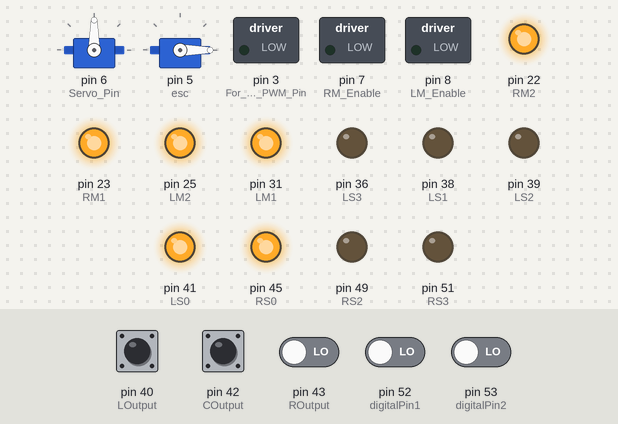
Bench run of a sketch on a simulated Arduino Mega 2560, built with avr-gcc and run on an emulated ATmega2560. On the bench: 2 × servo, switched loads named in the sketch (green lamp = pin HIGH), output pins drawn as LEDs (lit = HIGH). The inputs (shaded band) are chosen by the test bench; at power-on: pin 40 (LOutput), pin 42 (COutput), pin 43 (ROutput), pin 52 (digitalPin1), pin 53 (digitalPin2) LOW. Pins used as bus, display or sensor lines are not drawn; what the sketch prints to the serial monitor is not drawn.

Above: at 3.2 s.
3.3 s: pin 52 (digitalPin1) driven HIGH
At 6.1 s:
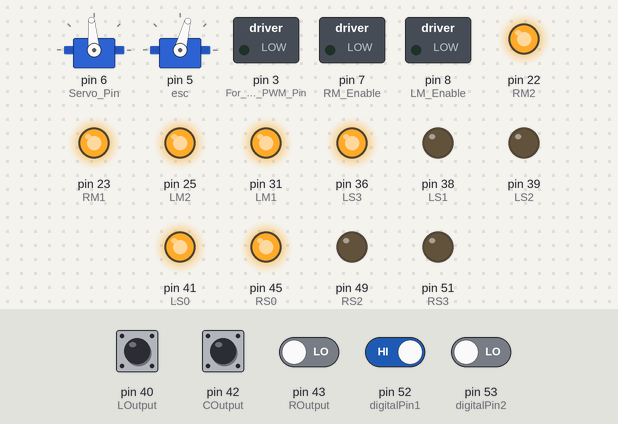
6.3 s: pin 42 (COutput) pulsed HIGH 5 times (0.12 s each, 0.3 s apart)
At 9.0 s:
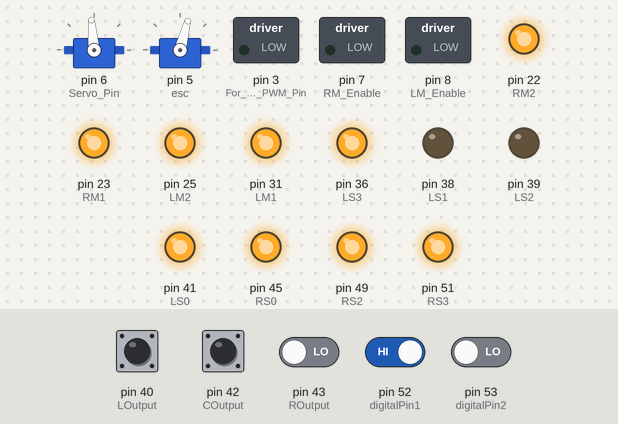
10.8 s: pin 40 (LOutput) pulsed HIGH 5 times (0.12 s each, 0.3 s apart)
At 15.1 s:
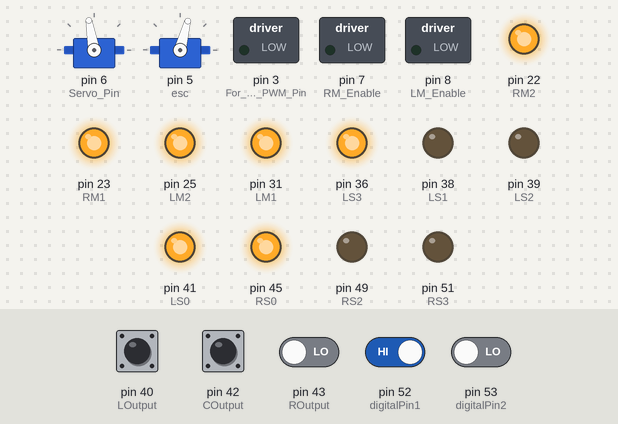
15.3 s: pin 52 (digitalPin1) driven LOW
At 20.0 s:
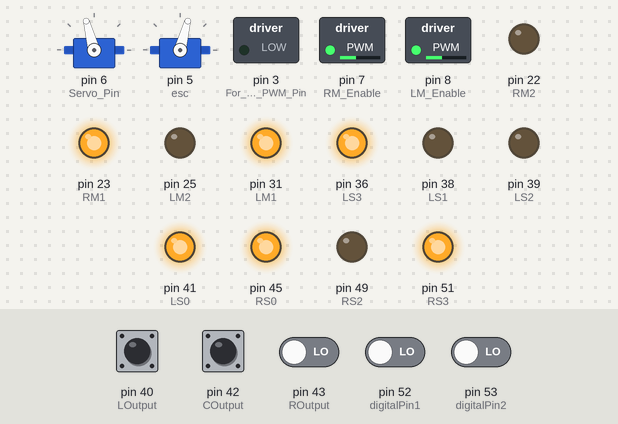
24.2 s: pin 53 (digitalPin2) driven HIGH
At 27.04 s:
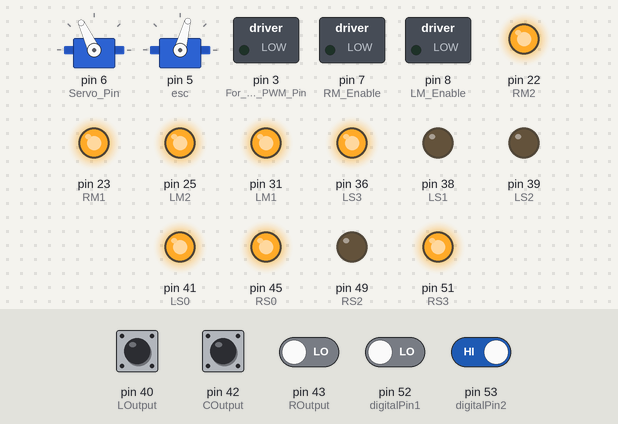
27.2 s: pin 53 (digitalPin2) driven LOW
At 29.41 s:
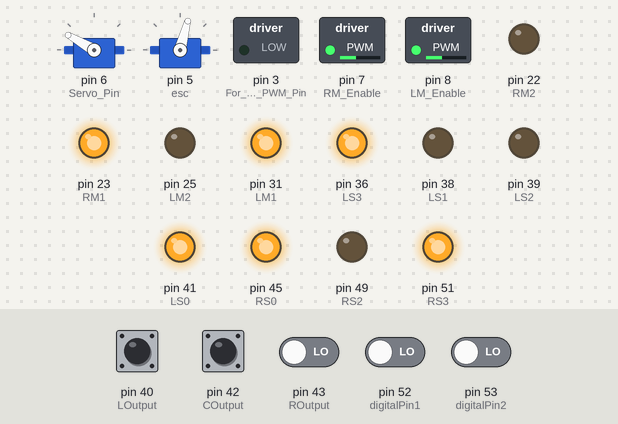
Timing chart, 0 to 32.9 s (numbered marks = the images above; inputs shaded):
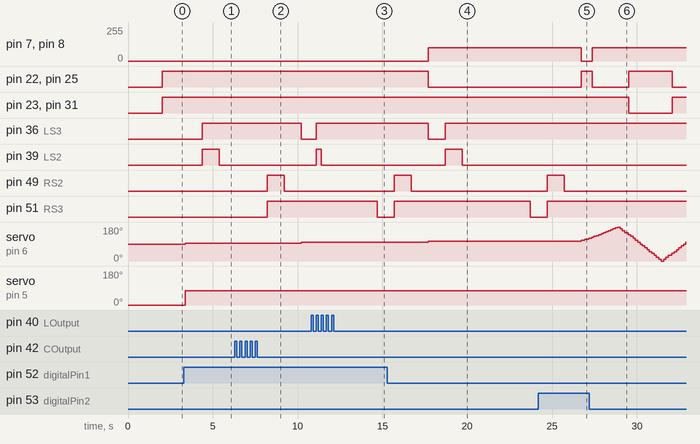

The sketch:

Small_Robot_Nano.ino
```cpp
uint8_t RM1 = 23;
uint8_t RM2 = 22;
uint8_t LM1 = 31;
uint8_t LM2 = 25;
uint8_t LM_Enable = 8;
uint8_t RM_Enable = 7;

uint8_t Servo_Pin = 6;

uint8_t digitalPin1 = 52;    // For LineFollower
uint8_t digitalPin2 = 53;   // For Cleaning Solar Panel

uint8_t MODE = 0;           // To decide the mode in which the robot operates

unsigned long previousMillis = 0;   // For timing purposes to clean the panel
long interval = 2000;         // Interval the robot to move forward and backward
unsigned long currentMillis;
int panelModeCount = 0;                  // For going changing the operation in the Panel Clean Mode
int countEndFlag = 0;                    // To determine whether the count cycle is over and needs to restart again or not.


// For line following mode
int lineFollowingMode = 0;
int threshold = 78;
uint8_t L_R = 0;
uint8_t L_G = 0;
uint8_t L_B = 0;
uint8_t C_R = 0;
uint8_t C_G = 0;
uint8_t C_B = 0;
uint8_t R_R = 0;
uint8_t R_G = 0;
uint8_t R_B = 0;
int frequency = 0;

// Sensor Pins
uint8_t CS0 = 44;   // For right sensor
uint8_t CS1 = 46;
uint8_t CS2 = 48;
uint8_t CS3 = 50;
uint8_t COutput = 42;

uint8_t RS0 = 45;   // For centre sensor
uint8_t RS1 = 47;
uint8_t RS2 = 49;
uint8_t RS3 = 51;
uint8_t ROutput = 43;

uint8_t LS0 = 41;   // For Left sensor
uint8_t LS1 = 38;
uint8_t LS2 = 39;
uint8_t LS3 = 36;
uint8_t LOutput = 40;


#include <Servo.h>
Servo myservo;
Servo esc;
int pos = 90;
int step_size = 5;

void setup() {
  // put your setup code here, to run once:
  pinMode(LM1, OUTPUT);
  pinMode(LM2, OUTPUT);
  pinMode(RM1, OUTPUT);
  pinMode(RM2, OUTPUT);
  pinMode(3, OUTPUT);     //For ESC PWM Pin
  pinMode(Servo_Pin, OUTPUT);
  pinMode(LM_Enable, OUTPUT);
  pinMode(RM_Enable, OUTPUT);
  pinMode(digitalPin1, INPUT);
  pinMode(digitalPin2, INPUT);
  MODE = 0;   // For STOP MODE

  // Setting up the pins for the sensor
  pinMode(RS0, OUTPUT);
  pinMode(RS1, OUTPUT);
  pinMode(RS2, OUTPUT);
  pinMode(RS3, OUTPUT);
  pinMode(ROutput, INPUT);

  pinMode(CS0, OUTPUT);
  pinMode(CS1, OUTPUT);
  pinMode(CS2, OUTPUT);
  pinMode(CS3, OUTPUT);
  pinMode(COutput, INPUT);

  pinMode(LS0, OUTPUT);
  pinMode(LS1, OUTPUT);
  pinMode(LS2, OUTPUT);
  pinMode(LS3, OUTPUT);
  pinMode(LOutput, INPUT);

  // Setting frequency-scaling to 20%
  digitalWrite(RS0,HIGH);
  digitalWrite(RS1,LOW);
  delay(10);
  digitalWrite(CS0,HIGH);
  digitalWrite(CS1,LOW);
  delay(10);
  digitalWrite(LS0, HIGH);
  digitalWrite(LS1, LOW);

  myservo.attach(Servo_Pin);
  myservo.write(pos);

  esc.attach(5);
  esc.writeMicroseconds(300);
  delay(2000);

  Serial.begin(9600);
}


// Main Loop Starts //
void loop() {
  if (digitalRead(digitalPin1) == 1) {
    stop_bot();
    MODE = 1; // Line following Mode
    Serial.println("MODE 1 Selected - Line Following Mode.........");
  }
  if (digitalRead(digitalPin2) == 1) {
    stop_bot();
    MODE = 2; // Panel cleaning Mode
    currentMillis = millis();
    previousMillis = 0;
    panelModeCount = 0;
    Serial.println("MODE 2 Selected - Panel Cleaning Mode.........");
  }
  decide_Mode();    // Operating the robot according to the MODE setup
}
// Main Loop Ends //


// Run ESC and Servo
void EscServo() {
  esc.writeMicroseconds(1320);
  if(pos == 0){
    step_size = 10;
  }
  else if(pos == 180){
    step_size = -10;
  }
  pos = pos + step_size;
  myservo.write(pos);
}


// Function that defines the operation of the robot according to the MODE
void decide_Mode() {
  if (MODE == 1) {
    EscServo();
    delay(15);
    lineFollowingMode = 0;
    line_follower();
    // Serial.println("Line Following Mode Running......");
  }
  else if (MODE == 2) {
    EscServo();
    delay(15);
    clean_panel();
    Serial.println("Panel Cleaning Mode Running......");
  }
  else if (MODE == 10) {
    esc.writeMicroseconds(0);
    adjust_bot();
    MODE = 0;
    Serial.println("Adjusting the bot on the big robot......");
  }
  else {
    stop_bot();
    Serial.println("The robot is on STATIONARY MODE........");
  }
}


// Line Following Mode
void line_follower() {
  // Code for Line Follower
  findColor(LS2, LS3, LOutput, 1);  // For the third sensor
  Serial.print(L_R);
  Serial.print(" ");
  Serial.print(L_G);
  Serial.print(" ");
  Serial.print(L_B);
  Serial.print("  -- --  ");
  findColor(CS2, CS3, COutput, 2);  // For the centre sensor
  Serial.print(C_R);
  Serial.print(" ");
  Serial.print(C_G);
  Serial.print(" ");
  Serial.print(C_B);
  Serial.print("  -- --  ");
  findColor(RS2, RS3, ROutput, 3);  // For the right sensor
  Serial.print(R_R);
  Serial.print(" ");
  Serial.print(R_G);
  Serial.print(" ");
  Serial.println(R_B);


  // Run line follower
  run_linefollower();
}

void run_linefollower() {
  if (L_B > threshold && C_B < threshold && R_B > threshold) {
     forward(100, 100);
     lineFollowingMode = 1;
   }
   else if (L_B < threshold && C_B > threshold && R_B > threshold) {
     left(180);
     lineFollowingMode = 2;
   }
   else if (L_B > threshold && C_B > threshold && R_B < threshold) {
     right(180);
     lineFollowingMode = 3;
   }
   else if (L_B < threshold && C_B < threshold && R_B > threshold) {
     left(255);
     //delay(300);
     lineFollowingMode = 2;
   }
   else if (L_B > threshold && C_B < threshold && R_B < threshold) {
     right(255);
     //delay(300);
     lineFollowingMode = 3;
   }
   else if (L_B < threshold && C_B < threshold && R_B < threshold) {
     forward(100, 100);
     lineFollowingMode = 1;
   }
  if (L_R > 100 && L_R < 140){
    if (C_R > 80 && C_G < 100){
      MODE = 10;
    }
    else if (C_R > 100 && C_R < 140) {
      MODE = 10;
    }
  }
}


// To determine the RGB value of the color
void findColor(uint8_t S2, uint8_t S3, uint8_t sensorOut, uint8_t number) {
  // Setting red filtered photodiodes to be read
  digitalWrite(S2,LOW);
  digitalWrite(S3,LOW);
  // Reading the output frequency
  frequency = pulseIn(sensorOut, LOW);
  if (number == 1) {
    L_R = frequency;
  }
  else if (number == 2) {
    C_R = frequency;
  }
  else {
    R_R = frequency;
  }
  //delay(100);

  // Setting Green filtered photodiodes to be read
  digitalWrite(S2,HIGH);
  digitalWrite(S3,HIGH);
  // Reading the output frequency
  frequency = pulseIn(sensorOut, LOW);
  if (number == 1) {
    L_G = frequency;
  }
  else if (number == 2) {
    C_G = frequency;
  }
  else {
    R_G = frequency;
  }
  //delay(100);

  // Setting Blue filtered photodiodes to be read
  digitalWrite(S2,LOW);
  digitalWrite(S3,HIGH);
  // Reading the output frequency
  frequency = pulseIn(sensorOut, LOW);
  if (number == 1) {
    L_B = frequency;
  }
  else if (number == 2) {
    C_B = frequency;
  }
  else {
    R_B = frequency;
  }
  //delay(100);
}


// Panel Cleaning Mode
void clean_panel() {
  // Track the timer
  currentMillis = millis();

  // Code for Cleaning the Solar Panel
  if (panelModeCount == 1) {
    Serial.print("Forward in Panel Mode.........");
    Serial.println(panelModeCount);
    forward(100, 100);
    interval = 2000;
    countEndFlag = 0;
  }
  else if (panelModeCount == 2) {
    Serial.print("Right in Panel Mode.........");
    Serial.println(panelModeCount);
    backward(100, 100);
    countEndFlag = 1;
    interval = 2500;
  }


  // Changing the panelMode
  Serial.print("Current Millis = ");
  Serial.println(currentMillis);
  Serial.print("Previous Millis = ");
  Serial.println(previousMillis);
  unsigned long time_past = currentMillis - previousMillis;
  Serial.print("Time Past = ");
  Serial.println(time_past);
  if (time_past >= interval) {
    previousMillis = currentMillis;
    Serial.print("Previous Millis changed to = ");
    Serial.println(previousMillis);

    // To make sure that the count cycle is restarted again for the next phase....
    if (countEndFlag == 1) {
      panelModeCount = 0;
    }
    panelModeCount = panelModeCount + 1;
    Serial.print("PANEL MODE COUNT CHANGED  TO = ");
    Serial.println(panelModeCount);
  }
}

// Robot Adjust Mode
void adjust_bot() {
  // Code for adjusting the bot on the Big Robot
  forward(100, 100);
  delay(1400);
  right(255);
  delay(1100);
  MODE = 0;
}

void forward(int LM_PWM, int RM_PWM)
{
  digitalWrite(LM1, 1);
  digitalWrite(LM2, 0);
  digitalWrite(RM1, 1);
  digitalWrite(RM2, 0);

  analogWrite(LM_Enable, LM_PWM);
  analogWrite(RM_Enable, RM_PWM);
}

void backward(int LM_PWM, int RM_PWM)
{
  digitalWrite(LM1, 0);
  digitalWrite(LM2, 1);
  digitalWrite(RM1, 0);
  digitalWrite(RM2, 1);

  analogWrite(LM_Enable, LM_PWM);
  analogWrite(RM_Enable, RM_PWM);
}

void right(int PWM)
{
  digitalWrite(LM1, 1);
  digitalWrite(LM2, 0);
  digitalWrite(RM1, 0);
  digitalWrite(RM2, 1);

  analogWrite(LM_Enable, PWM);
  analogWrite(RM_Enable, PWM);
}

void left(int PWM)
{
  digitalWrite(LM1, 0);
  digitalWrite(LM2, 1);
  digitalWrite(RM1, 1);
  digitalWrite(RM2, 0);

  analogWrite(LM_Enable, PWM);
  analogWrite(RM_Enable, PWM);
}

void sharp_right(int PWM)
{
  digitalWrite(LM1, 1);
  digitalWrite(LM2, 0);
  digitalWrite(RM1, 1);
  digitalWrite(RM2, 1);

  analogWrite(LM_Enable, PWM);
  analogWrite(RM_Enable, 0);
}

void sharp_left(int PWM)
{
  digitalWrite(LM1, 1);
  digitalWrite(LM2, 1);
  digitalWrite(RM1, 1);
  digitalWrite(RM2, 0);

  analogWrite(LM_Enable, 0);
  analogWrite(RM_Enable, PWM);
}

void stop_bot()
{
  digitalWrite(LM1, 1);
  digitalWrite(LM2, 1);
  digitalWrite(RM1, 1);
  digitalWrite(RM2, 1);

  analogWrite(LM_Enable, 0);
  analogWrite(RM_Enable, 0);
}
```

Measured:
- after the input at 3.3 s, pin 36 (LS3): LOW → HIGH after 1.1 s; pin 39 (LS2): LOW → HIGH after 1.1 s, → LOW 1.0 s later; servo on pin 6 (Servo_Pin): 90° → 95° after 0.07 s; servo on pin 5 (esc): 0° → 75° after 0.07 s
- after the input at 6.3 s, pin 36 (LS3): HIGH → LOW after 3.9 s; pin 49 (RS2), pin 51 (RS3): LOW → HIGH after 1.9 s instead of 4.1 s; servo on pin 6 (Servo_Pin): 95° → 100° after 3.9 s
- after the input at 10.8 s, pin 51 (RS3): HIGH → LOW after 3.9 s
- after the input at 15.3 s, pin 7 (RM_Enable), pin 8 (LM_Enable): 0/255 → 100/255 after 2.4 s; pin 22 (RM2), pin 25 (LM2): HIGH → LOW after 2.4 s
- after the input at 24.2 s, pin 7 (RM_Enable), pin 8 (LM_Enable): 100/255 → 0/255 after 2.5 s; pin 22 (RM2), pin 25 (LM2): LOW → HIGH after 2.5 s; pin 36 (LS3): stays HIGH (without the input it goes to LOW after 2.5 s)
- after the input at 27.2 s, pin 7 (RM_Enable), pin 8 (LM_Enable): 0/255 → 100/255 after 0.17 s; pin 22 (RM2), pin 25 (LM2): HIGH → LOW after 0.17 s, → HIGH 2.2 s later, → LOW 2.6 s later; pin 23 (RM1), pin 31 (LM1): HIGH → LOW after 2.3 s, → HIGH 2.6 s later
